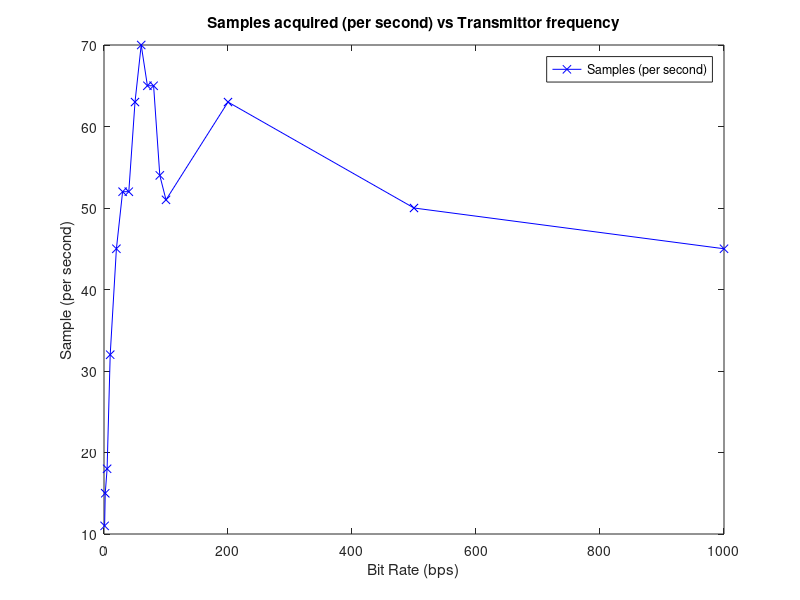

The MATLAB script that drew this image:
% freq = [3000,2500,2000,1500,1000,800,700,600,500];
% dist = [30,50,70,100,150,200,250,300];
% PDR = [1 0.995884 0.98 0 0 0 0 0;
%        1 0.971098 0.96 0 0 0 0 0;
%        0.980263 1 0.925925 0 0 0 0 0;
%        1 0.689655 0 0 0 0 0 0;
%        1 0 0 0 0 0 0 0];
% marks=['+','o','*','x','square'];
%     
% figure('Name','Packet Delivery Ratio for Manchester Encoding (data size=8)');
% hold on;
% for i=1:5
%     p = plot(dist, PDR(i,:),'-','DisplayName',num2str(freq(i)));
%     p.Marker = marks(i);
% end
% hold off;
% 
% title('Packet Delivery Ratio VS frequency (Manchester Encoding, DataSize=8)');
% xlabel('Distance from Light (cm)');
% ylabel('Packet Delivery Ratio');
% lgd = legend('show');
% lgd.FontSize = 12;
% title(lgd,'Symbol frequency (Hz)')
% ylim([-0.2 1.2])

t= 0:0.01:30;
% d_cycle = 50;
% c_val = 0;
% val = zeros(1,length(t));
% for i=1:length(t)
%     if(mod(i,100) == 0)
%         if(c_val == 0)
%             c_val = 1;
%         else
%             c_val = 0;
%         end
%         val(i) = c_val;
%     else
%         val(i) = c_val;
%     end
% end

% s = square(t,60);
% for i=1:length(s)
%     if(s(i)<0)
%         s(i) = 0;
%     end
% end
% 
% plot(t,s)
% ylim([-0.2 1.2])

f = [1,2,5,10,20,30,40,50,60,70,80,90,100,200,500,1000];
s = [11,15,18,32,45,52,52,63,70,65,65,54,51,63,50,45];
plot(f,s,'xb-')

title('Samples acquired (per second) vs Transmittor frequency');
xlabel('Bit Rate (bps)');
ylabel('Sample (per second)');
legend('Samples (per second)');